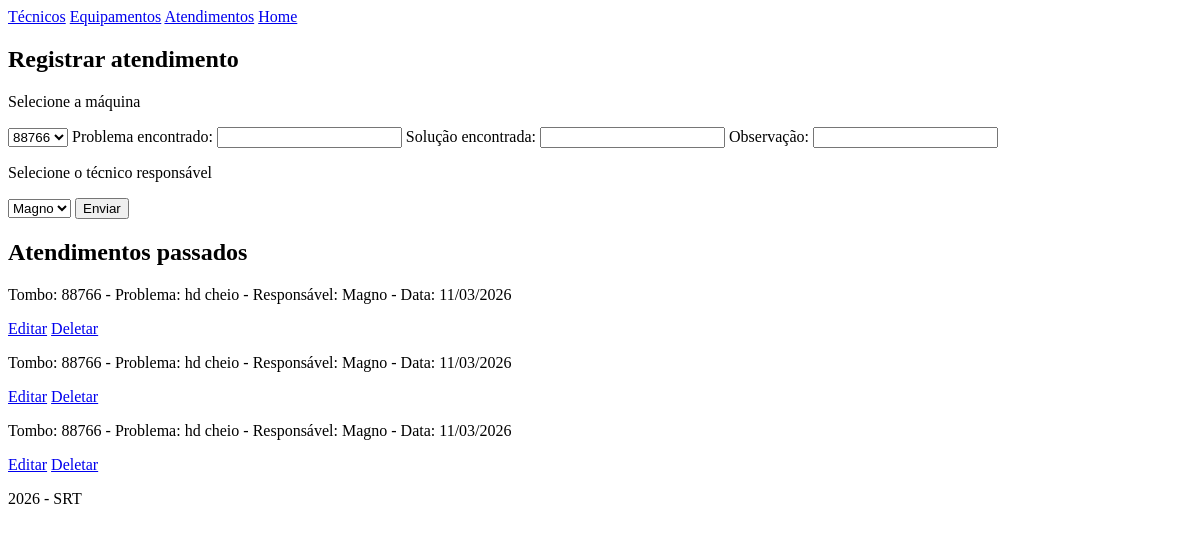
The page /atendimento/ on the database as committed earlier.
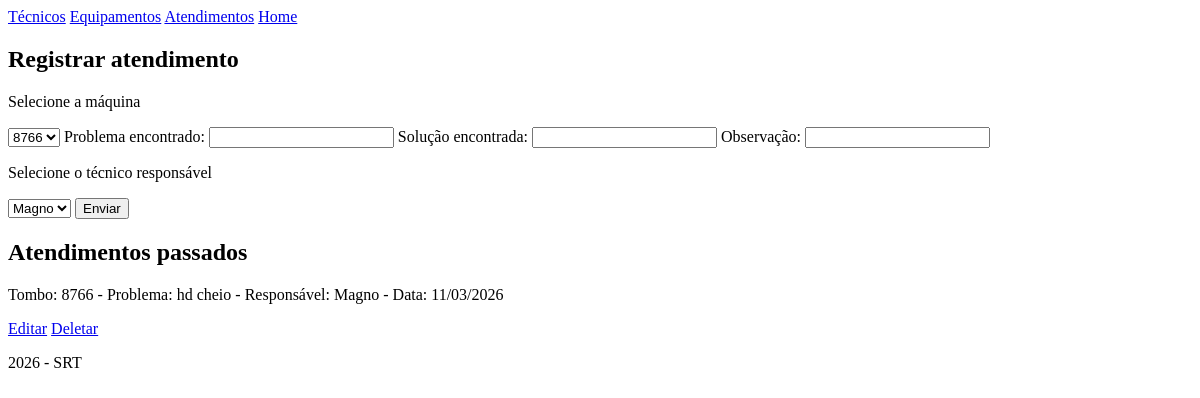
The same page on the database as committed later.
### atendimento/models.py (models this page shows, shortened)
class Atendimento (models.Model):
    equipamento = models.ForeignKey(Equipamento, on_delete= models.CASCADE)
    problema = models.TextField()
    solucao = models.TextField()
    observacao = models.TextField(blank=True, null=True, default="")
    data = models.DateField(auto_now_add=True)
    responsavel = models.ForeignKey(tecnico, on_delete= models.CASCADE)

### equipamentos/models.py (models this page shows, shortened)
class Equipamento(models.Model):
    tombo = models.IntegerField(
        validators=[MinValueValidator(0),MaxValueValidator(999999)], unique=True)
    tipo = models.CharField(max_length=100)
    descricao = models.CharField(max_length=100)
    setor = models.CharField(max_length=50)
    usuario = models.CharField(max_length=100, blank=True)
    id_remoto = models.PositiveBigIntegerField(blank=True, null=True)

### tecnico/models.py (models this page shows, shortened)
class tecnico(models.Model):
    nome = models.CharField(max_length=100)
    matricula = models.CharField(max_length=13, unique=True)

### atendimento/views.py (the view)
# urls.py: path('',views.atendimentos, name="atendimento"),
def atendimentos (request):
    atendimentos = Atendimento.objects.all()
    equipamentos = Equipamento.objects.all()
    tecnicos = tecnico.objects.all()
    return render(request, "atendimento.html",{"atendimentos":atendimentos,"equipamentos":equipamentos,"tecnicos":tecnicos})

### atendimento/templates/atendimento.html (shortened to what this page needs)
{% extends "base.html" %}
{% block content %}
<section>
  <h2>Registrar atendimento</h2>
  <form action="{% url 'salvar_atend' %}" method="POST">
    <p>Selecione a máquina</p>
    <select name="equipamento">
      {% for equipamento in equipamentos %}
      <option value="{{equipamento.id}}">{{equipamento.tombo}}</option>
      {% endfor %}
    </select>
    <label for="problema">Problema encontrado:</label>
    <input type="text" name="problema">
    <label for="solucao">Solução encontrada:</label>
    <input type="text" name="solucao">
    <label for="observacao">Observação:</label>
    <input type="text" name="observacao">
    <p>Selecione o técnico responsável</p>
    <select name="responsavel">
      {% for tecnico in tecnicos %}
      <option value="{{ tecnico.id }}">{{tecnico.nome}}</option>
      {% endfor %}
    </select>
    <button type="submit">Enviar</button>
  </form>
</section>
<section>
  <h2>Atendimentos passados</h2>
  {% for atendimento in atendimentos %}
  <p>Tombo: {{atendimento.equipamento.tombo}} - Problema: {{atendimento.problema}} - Responsável:
    {{atendimento.responsavel.nome}} - Data: {{atendimento.data|date:"d/m/Y"}}</p>
  <a href="{% url 'edit_atend' atendimento.id %}">Editar</a>
  <a href="{% url 'delete_atend' atendimento.id%}">Deletar</a>
  {% endfor %}
</section>
{% endblock %}

### templates/base.html (shortened to what this page needs)
<!DOCTYPE html>
<html lang="pt-br">
<head>
</head>
<body>
  <header>
    <nav>
      <a href="{% url 'tecnico' %}">Técnicos</a>
      <a href="{% url 'equipamentos' %}">Equipamentos</a>
      <a href="{% url 'atendimento' %}">Atendimentos</a>
      <a href="{% url 'home' %}">Home</a>
    </nav>
  </header>
  <main>
    {% block content %}
    {% endblock %}
  </main>
  <footer>
    <p>2026 - SRT</p>
  </footer>
</body>
</html>

Rows that differ between the two databases and show on the page:
removed Atendimento: equipamento.tombo "88766", problema "hd cheio", responsavel.nome "Magno", data "11/03/2026"
removed Atendimento: equipamento.tombo "88766", problema "hd cheio", responsavel.nome "Magno", data "11/03/2026"
removed Atendimento: equipamento.tombo "88766", problema "hd cheio", responsavel.nome "Magno", data "11/03/2026"
added Atendimento: equipamento.tombo "8766", problema "hd cheio", responsavel.nome "Magno", data "11/03/2026"
Other text that changed with them:
form field equipamento: "88766" → "8766"
